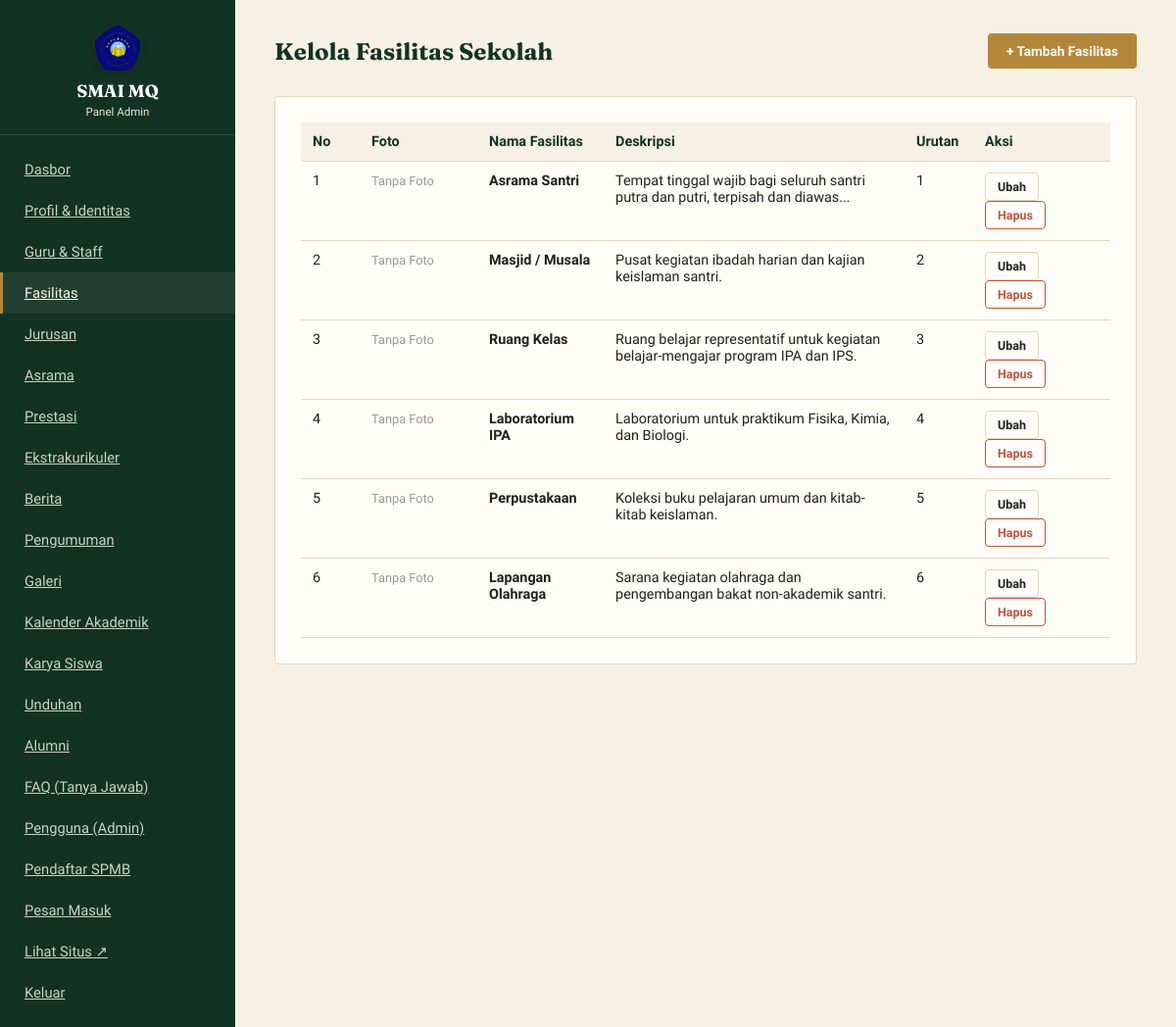
The app's page /admin/fasilitas.php (signed in) with its own data.
### tables this page shows
CREATE TABLE fasilitas (
    id INT AUTO_INCREMENT PRIMARY KEY,
    nama_fasilitas VARCHAR(100) NOT NULL,
    deskripsi TEXT,
    gambar VARCHAR(255) DEFAULT NULL,
    urutan INT DEFAULT 0
);

### includes/functions.php (called while the page is built, shortened)
<?php
function e($string) {
    return htmlspecialchars($string ?? '', ENT_QUOTES, 'UTF-8');
}

### admin/fasilitas.php (the view, shortened to what this page needs)
<?php
require_once __DIR__ . '/../config/database.php';
require_once __DIR__ . '/../includes/functions.php';
$fasilitas = $pdo->query("SELECT * FROM fasilitas ORDER BY urutan ASC, id ASC")->fetchAll();
?>
<!DOCTYPE html>
<html lang="id">
<head>
<link rel="stylesheet" href="../assets/css/admin.css">
</head>
<body>
<div class="admin-shell">
    <?php require __DIR__ . '/includes_sidebar.php'; ?>
    <div class="admin-konten">
        <div class="admin-topbar">
            <h1>Kelola Fasilitas Sekolah</h1>
            <a href="fasilitas-form.php" class="btn btn-emas">+ Tambah Fasilitas</a>
        </div>
        <div class="kartu-admin">
            <table class="tabel-admin">
                <thead>
                    <tr>
                        <th style="width:60px;">No</th>
                        <th style="width:120px;">Foto</th>
                        <th>Nama Fasilitas</th>
                        <th>Deskripsi</th>
                        <th style="width:70px;">Urutan</th>
                        <th style="width:140px;">Aksi</th>
                    </tr>
                </thead>
                <tbody>
                    <?php if ($fasilitas): foreach ($fasilitas as $i => $f): ?>
                    <tr>
                        <td><?= $i + 1 ?></td>
                        <td>
                            <?php if (!empty($f['gambar']) && file_exists(__DIR__ . '/../assets/img/fasilitas/' . $f['gambar'])): ?>
                                <img src="../assets/img/fasilitas/<?= e($f['gambar']) ?>" alt="<?= e($f['nama_fasilitas']) ?>" style="width:80px; height:50px; object-fit:cover; border-radius:4px; border:1px solid #ddd;">
                            <?php else: ?>
                                <span style="color:#999; font-size:0.8rem;">Tanpa Foto</span>
                            <?php endif; ?>
                        </td>
                        <td><strong><?= e($f['nama_fasilitas']) ?></strong></td>
                        <td><?= e(mb_strimwidth($f['deskripsi'], 0, 80, '...')) ?></td>
                        <td><?= (int)$f['urutan'] ?></td>
                        <td>
                            <a href="fasilitas-form.php?id=<?= $f['id'] ?>" class="btn btn-luar btn-kecil">Ubah</a>
                            <a href="fasilitas.php?hapus=<?= $f['id'] ?>" class="btn btn-hapus btn-kecil" onclick="return confirm('Hapus fasilitas ini?');">Hapus</a>
                        </td>
                    </tr>
                    <?php endforeach; else: ?>
                    <tr><td colspan="6">Belum ada data fasilitas. Silakan tambah fasilitas baru.</td></tr>
                    <?php endif; ?>
                </tbody>
            </table>
        </div>
    </div>
</div>
</body>
</html>

### assets/css/admin.css (style rules this page uses)
:root { --hijau-tua: #123323; --hijau: #1E5A3B; --emas: #B4863A; --krem: #F6F1E4; --putih: #FFFDF8; --tinta: #1C221D; --abu: #6C7267; --garis: #DED6C0; --radius: 4px; }
* { box-sizing: border-box; }
body { margin: 0; font-family: 'Work Sans', sans-serif; background: var(--krem); color: var(--tinta); }
a { color: var(--hijau); }
.admin-shell { display: flex; min-height: 100vh; }
.admin-konten { flex: 1; padding: 34px 40px; }
.admin-topbar { display: flex; justify-content: space-between; align-items: center; margin-bottom: 28px; }
.admin-topbar h1 { font-family: 'Fraunces', serif; font-size: 1.5rem; margin: 0; color: var(--hijau-tua); }
.kartu-admin { background: var(--putih); border: 1px solid var(--garis); border-radius: var(--radius); padding: 26px; margin-bottom: 24px; }
table.tabel-admin { width: 100%; border-collapse: collapse; font-size: 0.9rem; }
table.tabel-admin th, table.tabel-admin td { padding: 11px 12px; border-bottom: 1px solid var(--garis); text-align: left; vertical-align: top; }
table.tabel-admin th { background: var(--krem); color: var(--hijau-tua); }
.btn { display: inline-block; padding: 9px 18px; border-radius: var(--radius); font-weight: 600; font-size: 0.85rem; border: 1.5px solid transparent; cursor: pointer; text-decoration: none; }
.btn-emas { background: var(--emas); color: #fff; }
.btn-luar { border-color: var(--garis); color: var(--tinta); background: var(--putih); }
.btn-hapus { border-color: #C4523F; color: #C4523F; background: transparent; }
.btn-kecil { padding: 6px 12px; font-size: 0.78rem; }

### records on screen
fasilitas: shows "Tanpa Foto", nama_fasilitas "Asrama Santri", deskripsi "Tempat tinggal wajib bagi seluruh santri putra dan putri, terpisah dan diawas...", urutan "1"
fasilitas: shows "Tanpa Foto", nama_fasilitas "Masjid / Musala", deskripsi "Pusat kegiatan ibadah harian dan kajian keislaman santri.", urutan "2"
fasilitas: shows "Tanpa Foto", nama_fasilitas "Ruang Kelas", deskripsi "Ruang belajar representatif untuk kegiatan belajar-mengajar program IPA dan IPS.", urutan "3"
fasilitas: shows "Tanpa Foto", nama_fasilitas "Laboratorium IPA", deskripsi "Laboratorium untuk praktikum Fisika, Kimia, dan Biologi.", urutan "4"
fasilitas: shows "Tanpa Foto", nama_fasilitas "Perpustakaan", deskripsi "Koleksi buku pelajaran umum dan kitab-kitab keislaman.", urutan "5"
fasilitas: shows "Tanpa Foto", nama_fasilitas "Lapangan Olahraga", deskripsi "Sarana kegiatan olahraga dan pengembangan bakat non-akademik santri.", urutan "6"
